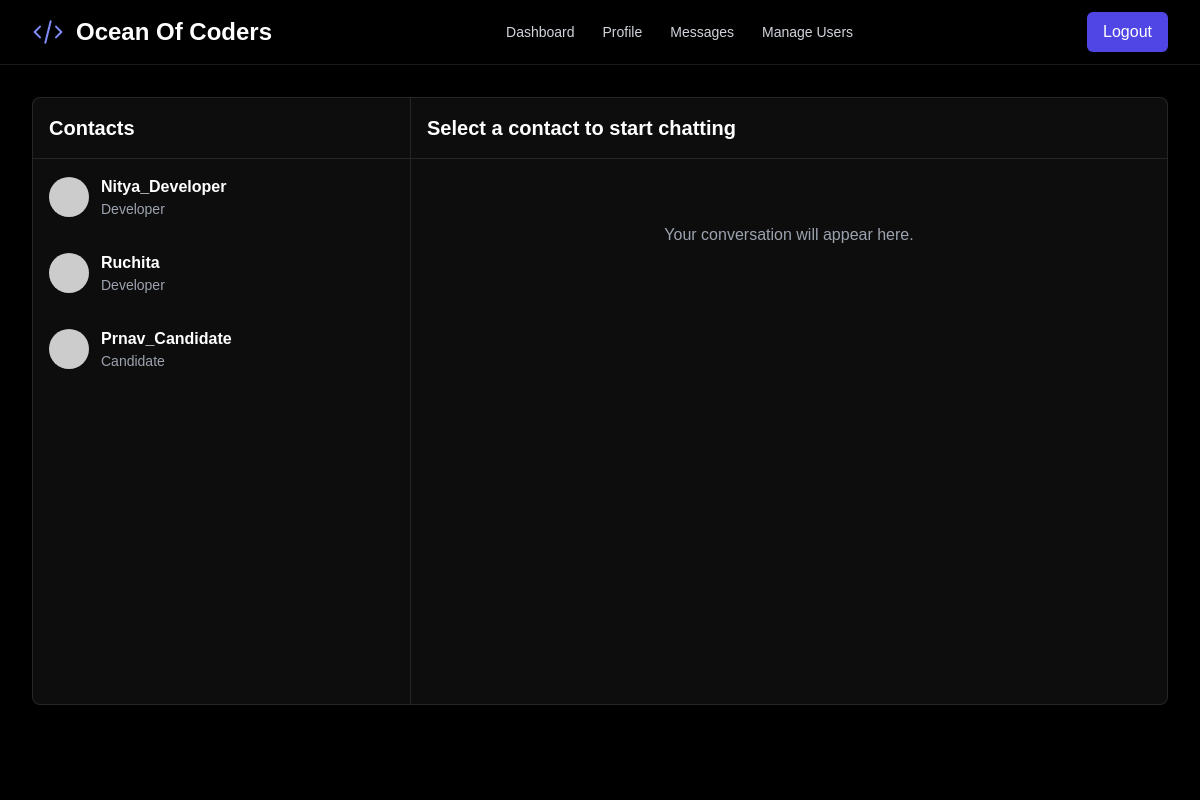
Screenshot of /messages (signed in) with the database file from the repository.
### models.py (models this page shows)
class User(UserMixin, db.Model):
    id = db.Column(db.Integer, primary_key=True)
    username = db.Column(db.String(100), unique=True, nullable=False)
    email = db.Column(db.String(120), unique=True, nullable=False)
    password_hash = db.Column(db.String(128), nullable=False)
    role = db.Column(db.String(20), nullable=False, default='candidate')
    is_approved = db.Column(db.Boolean, default=False, nullable=False)
    avatar_url = db.Column(db.String(200), nullable=False, default='https://api.dicebear.com/8.x/initials/svg?seed=User')
    problem_statement_id = db.Column(db.Integer, db.ForeignKey('problem_statement.id'), nullable=True)
    test_start_time = db.Column(db.DateTime, nullable=True)
    test_end_time = db.Column(db.DateTime, nullable=True)
    is_active = db.Column(db.Boolean, default=True, nullable=False)
    mobile_number = db.Column(db.String(20), nullable=True)
    primary_skill = db.Column(db.String(100), nullable=True)
    primary_skill_experience = db.Column(db.String(50), nullable=True)
    secondary_skill = db.Column(db.String(100), nullable=True)
    secondary_skill_experience = db.Column(db.String(50), nullable=True)
    resume_filename = db.Column(db.String(200), nullable=True)
    secret_question = db.Column(db.String(255), nullable=True)
    secret_answer_hash = db.Column(db.String(128), nullable=True)
    allowed_contacts = db.relationship('User', secondary=candidate_contacts,
                                       primaryjoin=(candidate_contacts.c.candidate_id == id),
                                       secondaryjoin=(candidate_contacts.c.developer_id == id),
                                       backref=db.backref('contact_for', lazy='dynamic'), lazy='dynamic')
    created_problems = db.relationship('ProblemStatement', foreign_keys=[ProblemStatement.created_by_id], backref='creator', lazy=True)
    sent_messages = db.relationship('Message', foreign_keys='Message.sender_id', backref='sender', lazy=True)
    received_messages = db.relationship('Message', foreign_keys='Message.recipient_id', backref='recipient', lazy=True)
    activity_updates = db.relationship('ActivityUpdate', backref='author', lazy=True)
    sent_snippets = db.relationship('CodeSnippet', foreign_keys='CodeSnippet.sender_id', backref='snippet_sender', lazy=True)
    received_snippets = db.relationship('CodeSnippet', foreign_keys='CodeSnippet.recipient_id', backref='snippet_recipient', lazy=True)
    applications = db.relationship('JobApplication', backref='candidate', lazy=True)
    test_submissions = db.relationship('CodeTestSubmission', foreign_keys='CodeTestSubmission.candidate_id', backref='candidate_submitter', lazy=True)
    received_tests = db.relationship('CodeTestSubmission', foreign_keys='CodeTestSubmission.recipient_id', backref='test_recipient', lazy=True)

### app.py (the view)
@app.route('/messages')
@login_required
def messages():
    if current_user.role == 'candidate':
        messageable_users_dict = {}
        admins = User.query.filter_by(role='admin').all()
        for admin in admins:
            messageable_users_dict[admin.id] = admin
        if current_user.assigned_problem:
            creator = current_user.assigned_problem.creator
            if creator:
                messageable_users_dict[creator.id] = creator
        for contact in current_user.allowed_contacts:
            messageable_users_dict[contact.id] = contact
        messageable_users = list(messageable_users_dict.values())
    else:
        messageable_users = User.query.filter(User.id != current_user.id).all()
    return render_template('messages.html', messageable_users=messageable_users)

### app.py (called while the page is built)
@app.before_request
def before_request():
    session.permanent = True
    app.permanent_session_lifetime = timedelta(minutes=5)
    session.modified = True

@login_manager.user_loader
def load_user(user_id):
    return User.query.get(int(user_id))

@app.context_processor
def inject_messages():
    if current_user.is_authenticated:
        messages = Message.query.filter(
            (Message.sender_id == current_user.id) | (Message.recipient_id == current_user.id)
        ).order_by(Message.timestamp.desc()).all()
        return dict(messages=messages)
    return dict(messages=[])

### templates/messages.html (shortened to what this page needs)
{% extends "layout.html" %}
{% block content %}
<div class="h-[calc(100vh-12rem)] bg-white/5 dark:bg-gray-800/20 rounded-lg shadow-xl backdrop-blur-sm border border-white/10 flex animate-dynamic overflow-hidden">
    <div id="contact-list" class="w-full md:w-1/3 border-r border-white/10">
        <div class="p-4 border-b border-white/10">
            <h1 class="text-xl font-bold text-white">Contacts</h1>
        </div>
        <ul class="overflow-y-auto h-[calc(100%-4.5rem)]">
            {% for user in messageable_users %}
                <li class="p-4 hover:bg-white/10 cursor-pointer flex items-center space-x-3 user-contact" data-user-id="{{ user.id }}" data-username="{{ user.username }}">
                    <img src="{{ user.avatar_url }}" alt="Avatar" class="w-10 h-10 rounded-full">
                    <div>
                        <p class="font-semibold text-white">{{ user.username }}</p>
                        <p class="text-sm text-gray-400">{{ user.role.title() }}</p>
                    </div>
                </li>
            {% endfor %}
        </ul>
    </div>
    <div id="chat-window" class="w-full md:w-2/3 flex-col hidden md:flex">
        <div id="chat-header" class="p-4 border-b border-white/10 flex items-center">
            <h2 id="chat-with-username" class="text-xl font-bold text-white">Select a contact to start chatting</h2>
        </div>
        <div id="message-area" class="flex-1 p-6 overflow-y-auto space-y-4">
            <p id="no-chat-selected" class="text-gray-400 text-center mt-10">Your conversation will appear here.</p>
        </div>
    </div>
</div>
{% endblock %}

### structure/css/style.css (style rules this page uses)
body { font-family: sans-serif; overflow-x: hidden; }

### rows the page displays
User: username "Nitya_Developer", role "Developer"
User: username "Ruchita", role "Developer"
User: username "Prnav_Candidate", role "Candidate"
